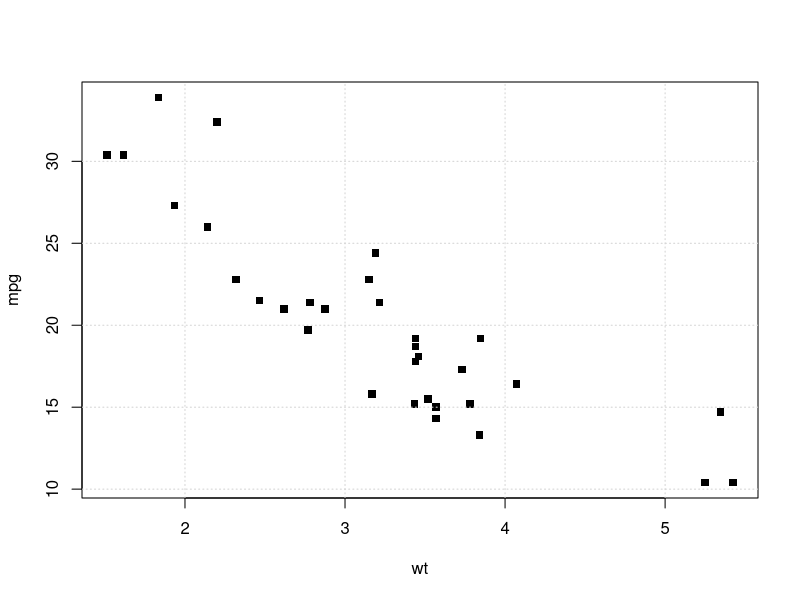
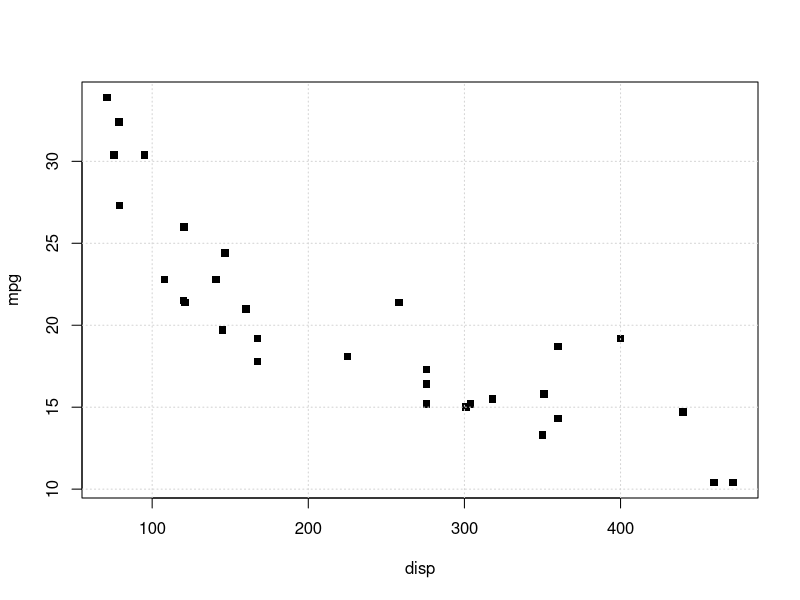
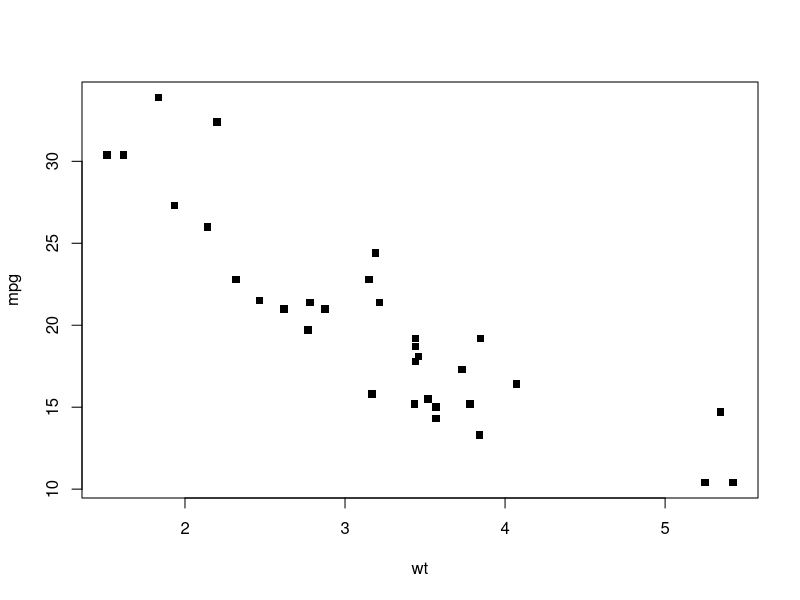
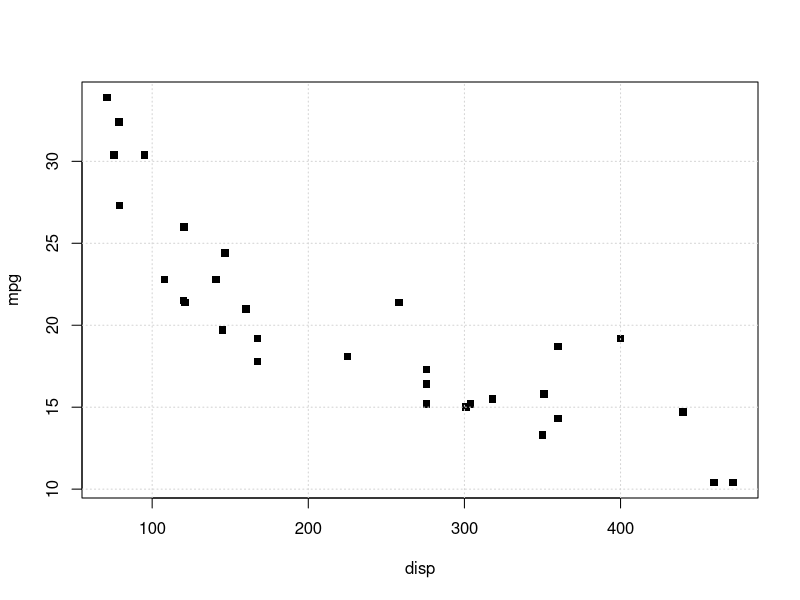

The R source for these figures, in order:
## ---- chunk 1
knitr::opts_chunk$set(echo = TRUE)
## ---- chunk 2
data(mtcars)
## ---- chunk 3
head(mtcars)
## ---- chunk 4
plot(mpg~wt,data=mtcars,   pch=15)
grid()
## ---- chunk 5
cor(mtcars$wt, mtcars$mpg)
## ---- chunk 6
model1 <- lm(mpg ~ wt, data = mtcars)
summary(model1)
## ---- chunk 7
newData = data.frame(wt=3.050, disp=122)
print(predict(model1, newData, interval = 'predict'))
## ---- chunk 8
plot(mpg~disp,data=mtcars,   pch=15)
grid()
## ---- chunk 9
cor(mtcars$disp, mtcars$mpg)
## ---- chunk 10
model2 <- lm(mpg ~ disp, data = mtcars)
summary(model2)
## ---- chunk 11
newData = data.frame(wt=3.050, disp=122)
print(predict(model1, newData, interval = 'predict'))
## ---- chunk 12
plot(mpg ~ wt+disp, data = mtcars,    pch=15)
grid()
## ---- chunk 13
model3= lm(mpg ~ wt+disp, data = mtcars)
summary(model3)
## ---- chunk 14
model3 <- lm(mpg ~ wt+disp, data = mtcars)
summary(model3)
## ---- chunk 15
newData = data.frame(wt=3.050, disp=122)
print(predict(model1, newData, interval = 'predict'))
## ---- chunk 16
print(predict(model1, newData, interval = 'predict'))
## ---- chunk 17
anova_result <- anova(model1, model3)
print(anova_result)
